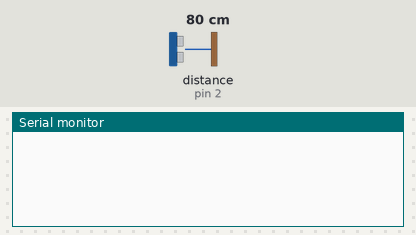
A sketch run on a simulated Arduino Uno, built with avr-gcc and run on an emulated ATmega328P. On the bench: the last lines printed to the serial monitor. Wiring (inferred from the names in the program): ultrasonic range finder: trigger pin 4; echo pin 2. Inputs (shaded band) come from the test bench; at power-on: distance to the obstacle (sensor on pin 2) 80 cm. The echo pulse lasts 58.3 µs per cm.

Above: at 1.2 s.
1.3 s: distance to the obstacle (sensor on pin 2) set to 18 cm
2.8 s: distance to the obstacle (sensor on pin 2) set to 14 cm
At 4.2 s:
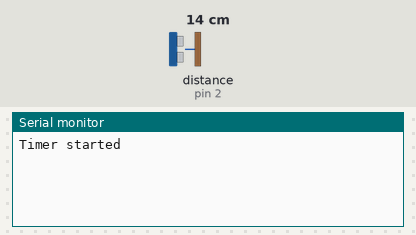
At 5.08 s:
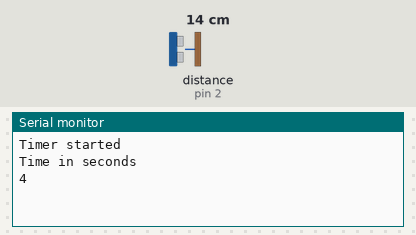
Timing chart, 0 to 6.6 s (numbered marks = the images above; inputs shaded):
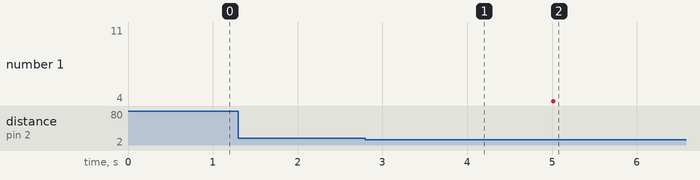

Measured:
- the behaviour switches between 16 and 15 cm on distance to the obstacle (sensor on pin 2) (found by bisection; images 0 and 1)
- after the input at 2.8 s, the serial monitor: prints a new line after 0.09 s (image 1)

The sketch:

laptime3JAABAZ.ino
```cpp
const int trigPin =4 ;
const int echoPin =2 ;
int c=0;
int flag=0;
unsigned long tstart,tstop,elpsd;
void setup() {
  pinMode(trigPin, OUTPUT);
  pinMode(echoPin, INPUT);
  Serial.begin(9600);
}
void loop() {
  long duration, distance;
  digitalWrite(trigPin, LOW);
  delayMicroseconds(2);
  digitalWrite(trigPin, HIGH);
  delayMicroseconds(10);
  digitalWrite(trigPin, LOW);
  duration = pulseIn(echoPin, HIGH);
  distance = ((duration/2) / 29.41);
  //Serial.println(distance);
  //while(distance>=5){}

  if((distance<15) && (flag==0)){
   tstart=millis();
   Serial.println("Timer started");
    flag=1;
    delay(2000);
    }


   else if(distance<15 && flag==1){
      tstop=millis();

      flag=0;

    elpsd=tstop-tstart;
    Serial.println("Time in seconds");
    Serial.println(elpsd/1000);

   }


   tstart=0;
   tstop=0;
   delay(100);

}
```
